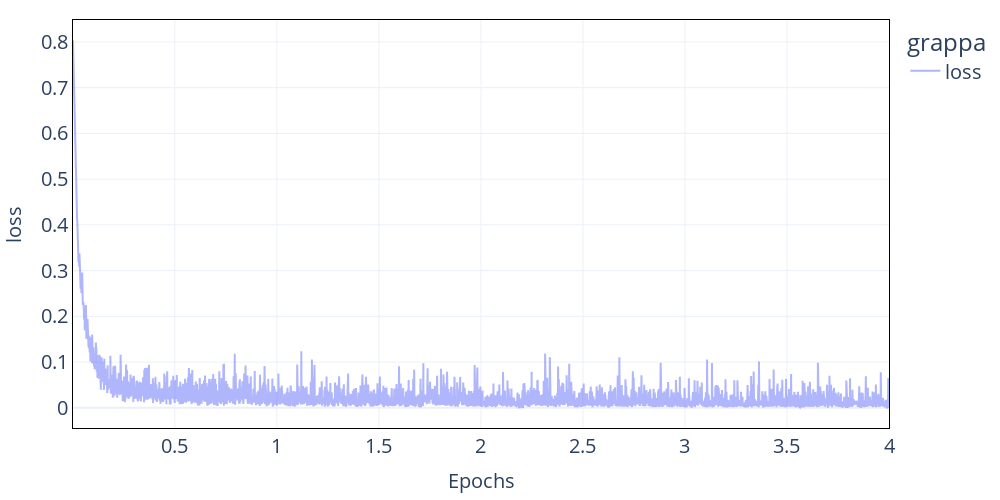
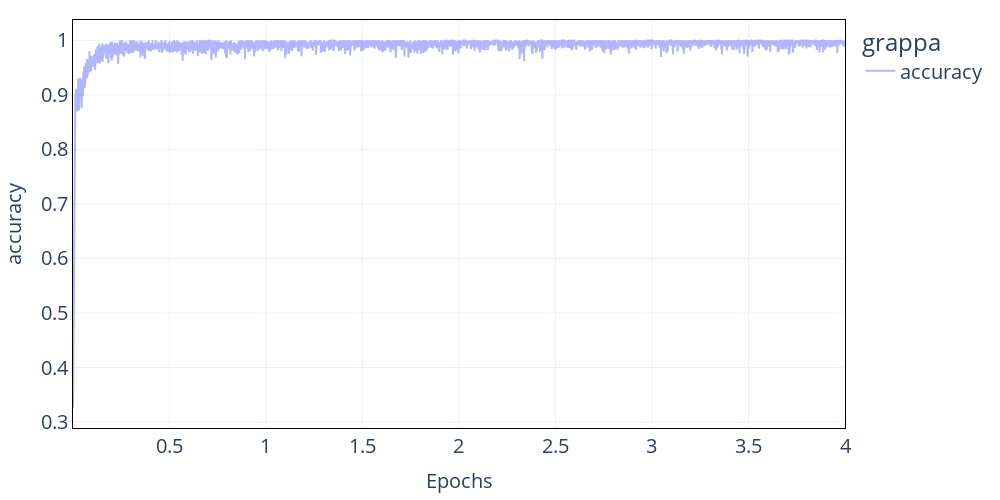

The code cell stored with these charts, in order, in its notebook:
### Code cell
from spine.vis.train import TrainDrawer

log_dir = '/n/holyscratch01/iaifi_lab/Users/nsantiago/logs/'
drawer = TrainDrawer(log_dir, interactive=True, val_prefix=None)


drawer.draw(model='grappa',
            metric='loss')

drawer.draw(model='grappa',
            metric=['accuracy'])

### Figure 1 — Plotly figure (JSON) as saved in the notebook; plotly's stock layout.template omitted (floating-point values rounded to 4 significant figures; data arrays with more than 128 entries replaced by an {"elided": "..."} marker saying what was removed)
{"data": [{"legendgroup": "group0", "line": {"color": "rgba(99, 110, 250, 0.5)"}, "name": "loss", "showlegend": true, "type": "scatter", "x": {"elided": "4168 float values"}, "y": {"elided": "4168 float values"}}], "layout": {"height": 500, "legend": {"font": {"size": 20}, "title": {"text": "grappa"}, "tracegroupgap": 1}, "margin": {"b": 20, "l": 20, "r": 20, "t": 20}, "width": 1000, "xaxis": {"autorange": true, "linecolor": "black", "mirror": true, "range": [0.0009597, 4], "tickfont": {"size": 20}, "title": {"font": {"size": 20}, "text": "Epochs"}, "type": "linear"}, "yaxis": {"autorange": true, "linecolor": "black", "mirror": true, "range": [-0.04406, 0.8479], "tickfont": {"size": 20}, "title": {"font": {"size": 20}, "text": "loss"}, "type": "linear"}}}

### Figure 2 — Plotly figure (JSON) as saved in the notebook; plotly's stock layout.template omitted (floating-point values rounded to 4 significant figures; data arrays with more than 128 entries replaced by an {"elided": "..."} marker saying what was removed)
{"data": [{"legendgroup": "group0", "line": {"color": "rgba(99, 110, 250, 0.5)"}, "name": "accuracy", "showlegend": true, "type": "scatter", "x": {"elided": "4168 float values"}, "y": {"elided": "4168 float values"}}], "layout": {"height": 500, "legend": {"font": {"size": 20}, "title": {"text": "grappa"}, "tracegroupgap": 1}, "margin": {"b": 20, "l": 20, "r": 20, "t": 20}, "width": 1000, "xaxis": {"autorange": true, "linecolor": "black", "mirror": true, "range": [0.0009597, 4], "tickfont": {"size": 20}, "title": {"font": {"size": 20}, "text": "Epochs"}, "type": "linear"}, "yaxis": {"autorange": true, "linecolor": "black", "mirror": true, "range": [0.2891, 1.037], "tickfont": {"size": 20}, "title": {"font": {"size": 20}, "text": "accuracy"}, "type": "linear"}}}
